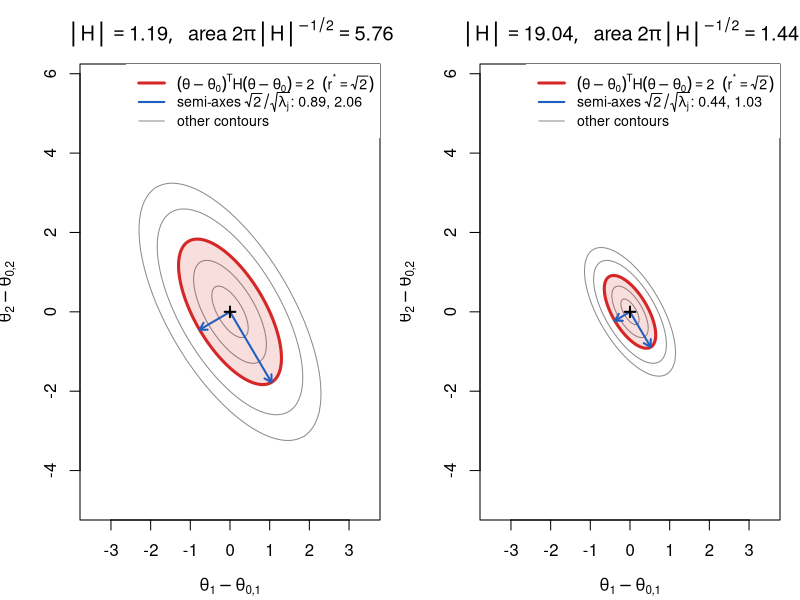
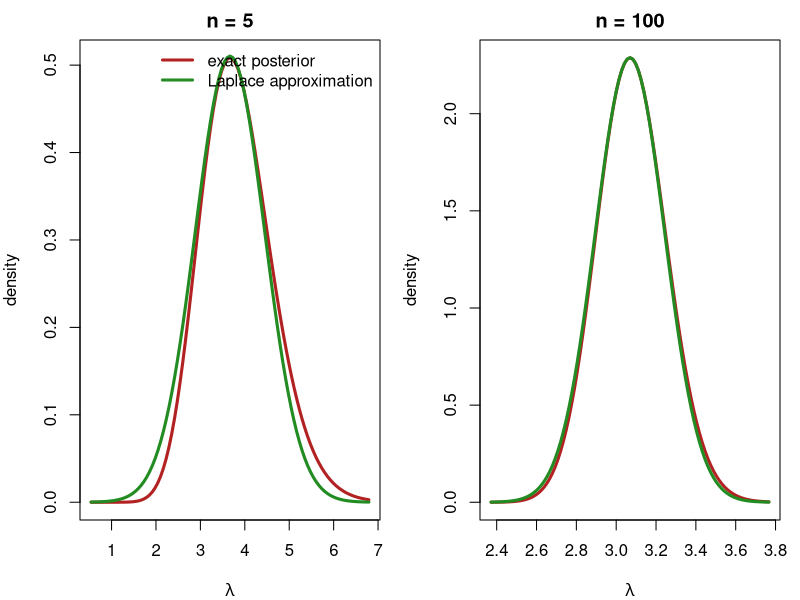
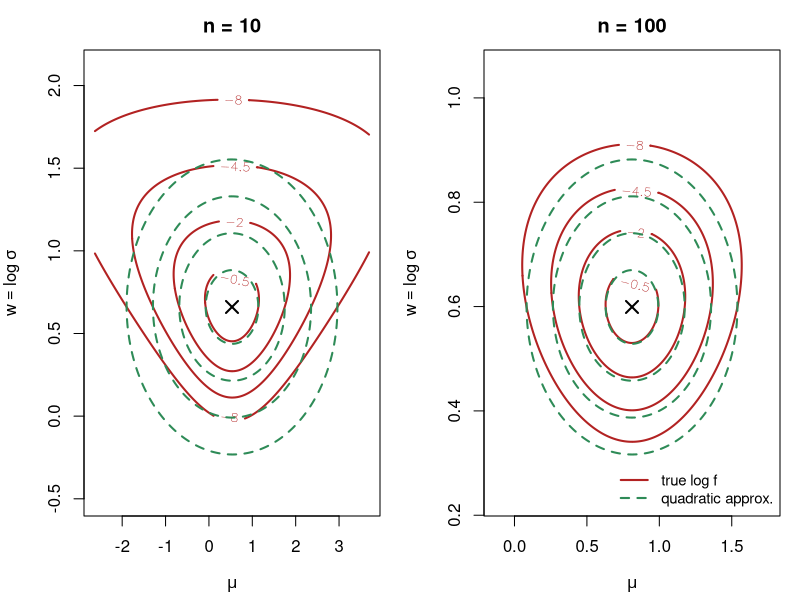
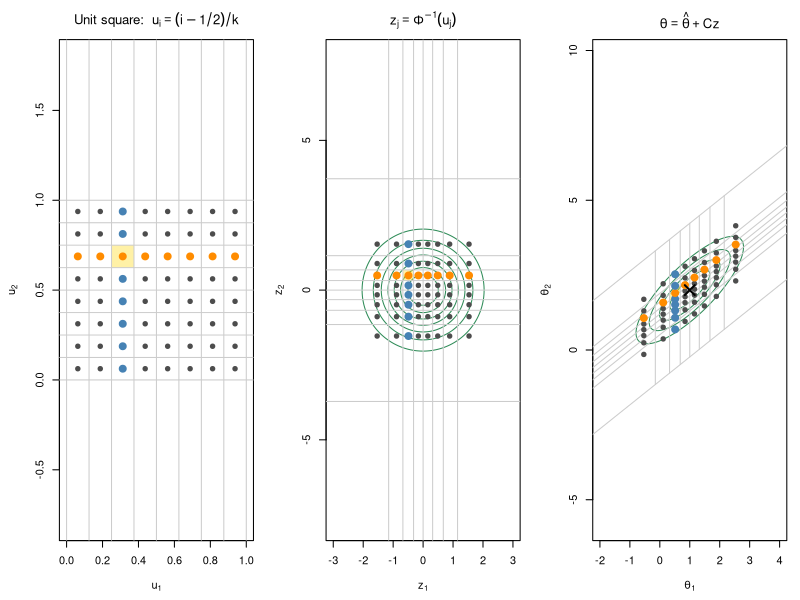
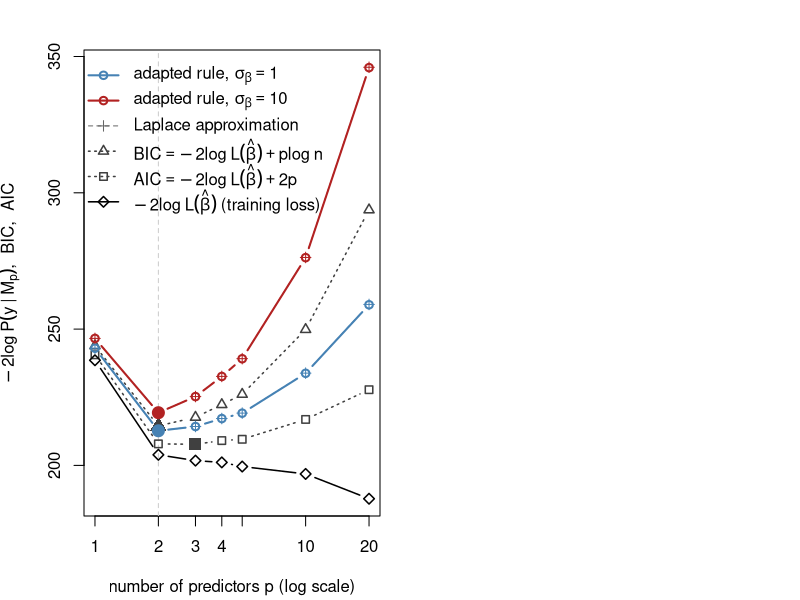

Reproduce these figures in R, in order.
## ---- chunk 1
#| label: fig-laplace-H-geometry
#| echo: !expr knitr::is_html_output()   # code shown in HTML only
#| fig-width: 10
#| fig-height: 5.2
#| fig-cap: "Illustrates the geometric meaning of |H| in the Laplace approximation: the integral is the peak height times the area of a contour ellipse, which is proportional to |H|^(-1/2).
#|   Contours of exp{-(theta - theta_0)' H (theta - theta_0) / 2} for two Hessians with the same peak height, H (left) and 4H (right), drawn on the same axes. The shaded ellipse is the contour (theta - theta_0)' H (theta - theta_0) = r*^2 with r* = sqrt(2), whose area is 2 pi |H|^(-1/2): a cylinder of height f(theta_0) over it has the same volume as the Gaussian. Its semi-axes (blue) have lengths sqrt(2)/sqrt(lambda_j) along the eigenvectors of H. Multiplying H by 4 shrinks every semi-axis by 2, the area by 4, and so the Laplace integral by 4."
local({
  H1 <- matrix(c(2, 0.9, 0.9, 1), 2)                  # Hessian of -log f at the mode
  rs <- sqrt(2)                                       # r* for p = 2: area of E_r* = 2 pi |H|^(-1/2)
  par(mfrow = c(1, 2), mar = c(4, 4, 3.2, 1))
  for (H in list(H1, 4 * H1)) {
    g  <- seq(-5, 5, length.out = 401)
    q  <- outer(g, g, function(a, b) H[1, 1] * a^2 + 2 * H[1, 2] * a * b + H[2, 2] * b^2)
    contour(g, g, exp(-q / 2), levels = exp(-c(0.25, 1, 4, 6.25) / 2), drawlabels = FALSE,
            col = "gray55", asp = 1, xlim = c(-3.5, 3.5), ylim = c(-3.6, 4.6), xlab = expression(theta[1] - theta[0 * "," * 1]),
            ylab = expression(theta[2] - theta[0 * "," * 2]),
            main = bquote(list(group("|", H, "|") == .(round(det(H), 2)),
                               ~~"area" ~ 2 * pi * group("|", H, "|")^{-1/2} == .(round(2 * pi / sqrt(det(H)), 2)))))
    cl <- contourLines(g, g, q, levels = rs^2)[[1]]
    polygon(cl$x, cl$y, col = adjustcolor("#D62728", 0.15), border = "#D62728", lwd = 3)
    e <- eigen(H, symmetric = TRUE)
    for (j in 1:2) {
      a <- rs * e$vectors[, j] / sqrt(e$values[j])       # semi-axis: length r* / sqrt(lambda_j)
      arrows(0, 0, a[1], a[2], length = 0.08, lwd = 2, col = "#1F5FBF")
    }
    points(0, 0, pch = 3, lwd = 2)
    ax <- round(rs / sqrt(e$values), 2)
    legend("topright", bg = "white", box.col = NA, cex = 0.85, lwd = c(3, 2, 1), col = c("#D62728", "#1F5FBF", "gray55"),
           legend = c(expression((theta - theta[0])^T * H * (theta - theta[0]) == 2 ~~ (r^"*" == sqrt(2))),
                      bquote("semi-axes" ~ sqrt(2) / sqrt(lambda[j]) * ":" ~ .(ax[1]) * "," ~ .(ax[2])),
                      "other contours"))
  }
})
## ---- chunk 2
#| label: poisson-gamma-functions
alpha <- 2; beta <- 1

### Laplace approximation: mode, Hessian, and the two boxed results above
laplace_poisson <- function(y) {
  h  <- function(l) -(sum(dpois(y, l, log = TRUE)) + dgamma(l, alpha, beta, log = TRUE))
  op <- optim(mean(y) + 0.5, h, method = "L-BFGS-B", lower = 1e-6, hessian = TRUE)
  c(mode = op$par, se = sqrt(1 / op$hessian[1, 1]),
    log_ml = -op$value + 0.5 * log(2 * pi) - 0.5 * log(op$hessian[1, 1]))
}

### exact log marginal likelihood, from the Gamma-Poisson conjugate identity
exact_log_ml <- function(y) {
  n <- length(y); s <- sum(y)
  alpha * log(beta) - lgamma(alpha) + lgamma(alpha + s) -
    (alpha + s) * log(beta + n) - sum(lfactorial(y))
}
## ---- chunk 3
#| label: tbl-poisson-gamma-error
#| tbl-cap: "Assesses the accuracy of the Laplace approximation by comparing it with the exact marginal likelihood in a conjugate example where the exact answer is known.
#|   Laplace log marginal likelihood versus the exact value, and the posterior mean versus the Laplace mode, as n grows. The error shrinks roughly like 1/n: it falls by about a factor of 4-5 each time n increases by that factor."
set.seed(42)
res <- t(sapply(c(5, 20, 100, 500), function(n) {
  y <- rpois(n, 3)
  lap <- laplace_poisson(y)
  c(n = n, laplace_log_ml = lap["log_ml"], exact_log_ml = exact_log_ml(y),
    error = lap["log_ml"] - exact_log_ml(y),
    laplace_mode = lap["mode"], posterior_mean = (alpha + sum(y)) / (beta + n))
}))
knitr::kable(res, digits = 4, row.names = FALSE,
             col.names = c("n", "Laplace log P(y)", "exact log P(y)", "error",
                           "Laplace mode", "posterior mean"))
## ---- chunk 4
#| label: fig-poisson-gamma-density
#| echo: !expr knitr::is_html_output()   # code shown in HTML only
#| fig-width: 10
#| fig-height: 4.4
#| fig-cap: "Shows how the Laplace approximation replaces a posterior by a normal density centred at the mode, and how well it fits at small and large sample sizes.
#|   Exact Gamma posterior (red) and the Laplace normal approximation (green) for n=5 and n=100. At n=5 the exact posterior is visibly right-skewed and the Gaussian is a rough match; by n=100 the two are nearly indistinguishable, illustrating the O(1/n) convergence in the table above."
par(mfrow = c(1, 2), mar = c(4, 4, 2, 1))
set.seed(42)
for (n in c(5, 100)) {
  y <- rpois(n, 3); a1 <- alpha + sum(y); b1 <- beta + n
  lap <- laplace_poisson(y)
  curve(dgamma(x, a1, b1), max(0, lap["mode"] - 4 * lap["se"]), lap["mode"] + 4 * lap["se"],
        lwd = 3, col = "firebrick", xlab = expression(lambda), ylab = "density",
        main = sprintf("n = %d", n))
  curve(dnorm(x, lap["mode"], lap["se"]), add = TRUE, lwd = 3, col = "forestgreen")
  if (n == 5) legend("topright", bty = "n", lwd = 3, col = c("firebrick", "forestgreen"),
                      legend = c("exact posterior", "Laplace approximation"))
}
## ---- chunk 5
#| label: tbl-poisson-gamma-ci
#| tbl-cap: "Compares interval estimates based on the Laplace approximation with the exact posterior intervals, to see how much accuracy is lost.
#|   Laplace mode/SE-based 95% interval versus the exact Gamma posterior mean/sd-based interval, n = 20."
set.seed(42)
n <- 20; y <- rpois(n, 3); lap <- laplace_poisson(y)
a1 <- alpha + sum(y); b1 <- beta + n
comp <- data.frame(
  quantity = c("Laplace (mode / se)", "exact posterior (mean / sd)"),
  center = c(lap["mode"], a1 / b1),
  spread = c(lap["se"], sqrt(a1) / b1),
  lower95 = c(lap["mode"] - 1.96 * lap["se"], qgamma(0.025, a1, b1)),
  upper95 = c(lap["mode"] + 1.96 * lap["se"], qgamma(0.975, a1, b1))
)
knitr::kable(comp, digits = 4)
## ---- chunk 6
#| label: laplace-mu-functions
n_obs <- 3; sigma_prior <- 5                   # n = 3 observations; same setup as the Unit08 app

### true value: exact, since f is a normal-normal conjugate kernel, so marginally
### mu_hat ~ N(0, 1/n_obs + sigma_prior^2). (integrate(f, -Inf, Inf) is not safe here:
### for mu_hat far from 0 it misses the narrow spike of f and returns a wrong value.)
log_mar_true_mu <- function(mu_hat) dnorm(mu_hat, 0, sqrt(1 / n_obs + sigma_prior^2), log = TRUE)

### Laplace: p = 1 case of the boxed formula, mode and Hessian from nlm()
laplace_mu <- function(mu_hat) {
  h  <- function(mu) -(dnorm(mu_hat, mu, 1 / sqrt(n_obs), log = TRUE) +
                          dnorm(mu, 0, sigma_prior, log = TRUE))
  op <- nlm(h, p = mu_hat, hessian = TRUE)
  c(mode = op$estimate, log_ml = -op$minimum + 0.5 * log(2 * pi) - 0.5 * log(op$hessian[1, 1]))
}

### naive Monte Carlo: draw mu from the prior, average the likelihood
log_sum_exp <- function(lx) { m <- max(lx); m + log(sum(exp(lx - m))) }
log_mar_mc_mu <- function(mu_hat, iters) {
  mus <- rnorm(iters, 0, sigma_prior)
  log_sum_exp(dnorm(mu_hat, mus, 1 / sqrt(n_obs), log = TRUE)) - log(iters)
}

### midpoint rule on the logistic-transformed (0, 1) grid, as in Unit08
log_mar_mid_mu <- function(mu_hat, n) {
  h  <- 1 / n
  u  <- (seq_len(n) - 0.5) * h
  mu <- log(u / (1 - u))
  log_f <- dnorm(mu_hat, mu, 1 / sqrt(n_obs), log = TRUE) +
    dnorm(mu, 0, sigma_prior, log = TRUE) - log(u * (1 - u))
  log_sum_exp(log_f) + log(h)
}
## ---- chunk 7
#| label: tbl-three-way
#| tbl-cap: "Compares the Laplace approximation with grid quadrature and naive Monte Carlo against the true value as the posterior moves away from the prior mean, to show where each method succeeds or fails.
#|   Log marginal likelihood by four methods, for data locations mu_hat = 0, -5, -20 (n = 3 observations with sd 1, prior N(0, 5^2) on mu). Quadrature uses a 100-point midpoint grid; Monte Carlo uses 1e6 prior draws; both are unchanged from Unit08's app."
set.seed(7)
mu_hats <- c(0, -5, -20)
three_way <- t(sapply(mu_hats, function(m) {
  c(True = log_mar_true_mu(m),
    Laplace = laplace_mu(m)["log_ml"],
    Monte_Carlo_pi = log_mar_mc_mu(m, 1e6),
    Quadrature = log_mar_mid_mu(m, 100))
}))
knitr::kable(cbind(`mu` = mu_hats, round(three_way, 3)), row.names = FALSE,
             col.names = c("mu", "True", "Laplace", "Monte Carlo (pi)", "Quadrature (N=100)"))
## ---- chunk 8
#| label: fig-laplace-2d-contours
#| echo: !expr knitr::is_html_output()   # code shown in HTML only
#| fig-width: 10
#| fig-height: 4.6
#| fig-cap: 'Shows where the quadratic (Laplace) approximation of a two-parameter log posterior is accurate and where it is not.
#|   Contours of $\log f(\mu, w) - \log f(\hat\theta)$ (red, solid) and of its quadratic approximation $-\tfrac12(\theta - \hat\theta)^\top H\,(\theta - \hat\theta)$ (green, dashed) at the levels $-r^2/2$ for $r = 1, 2, 3, 4$, for $n = 10$ (left) and $n = 100$ (right) observations from $N(1, 2^2)$, with $w = \log\sigma$ and priors $\mu \sim N(0, 5^2)$, $w \sim N(0, 5^2)$. The cross marks the mode $\hat\theta$. Near the mode the two sets of contours agree; further out the true contours are bent into a banana, rising in $w$ as $\mu$ moves away from the mode, while the quadratic approximation keeps them elliptical. The disagreement is large at $n = 10$ and much smaller at $n = 100$.'
local({
  sig_mu <- 5; sig_w <- 5                         # prior sds of mu and w = log(sigma)
  log_f2 <- function(mu, w, y) {                  # log L(mu, w) + log pi(mu) + log pi(w)
    n <- length(y)
    -n / 2 * log(2 * pi) - n * w -
      exp(-2 * w) * (sum((y - mean(y))^2) + n * (mean(y) - mu)^2) / 2 +
      dnorm(mu, 0, sig_mu, log = TRUE) + dnorm(w, 0, sig_w, log = TRUE)
  }
  lev <- -(1:4)^2 / 2                             # contour levels -r^2/2, r = 1, ..., 4
  par(mfrow = c(1, 2), mar = c(4.2, 4.2, 2.5, 1))
  set.seed(11)
  for (n in c(10, 100)) {
    y  <- 1 + 2 * rnorm(n)
    op <- optim(c(mean(y), log(sd(y))), function(th) -log_f2(th[1], th[2], y),
                method = "BFGS", hessian = TRUE)
    th <- op$par; H <- op$hessian; S <- solve(H)
    g1 <- th[1] + seq(-5.2, 5.2, length.out = 200) * sqrt(S[1, 1])
    g2 <- th[2] + seq(-5.2, 6.5, length.out = 200) * sqrt(S[2, 2])
    true <- outer(g1, g2, log_f2, y = y) + op$value         # log f - log f(theta_hat)
    D1 <- outer(g1 - th[1], rep(1, 200)); D2 <- outer(rep(1, 200), g2 - th[2])
    quad <- -(H[1, 1] * D1^2 + 2 * H[1, 2] * D1 * D2 + H[2, 2] * D2^2) / 2
    contour(g1, g2, true, levels = lev, col = "firebrick", lwd = 2, labcex = 0.8,
            xlab = expression(mu), ylab = expression(w == log ~ sigma), main = paste0("n = ", n))
    contour(g1, g2, quad, levels = lev, drawlabels = FALSE, col = "seagreen", lwd = 2, lty = 2,
            add = TRUE)
    points(th[1], th[2], pch = 4, cex = 1.6, lwd = 2)
  }
  legend("bottomright", bty = "n", lwd = 2, lty = c(1, 2), col = c("firebrick", "seagreen"),
         legend = c("true log f", "quadratic approx."), cex = 0.9)
})
## ---- chunk 9
#| label: tbl-adapted-rules
#| tbl-cap: "Log marginal likelihood for data locations mu_hat = 0, -5, -20 (setup as in the table above): the logistic midpoint rule with 100 points, and the Laplace-adapted midpoint rule with only 5 points."
### Laplace-adapted midpoint rule: mu_i = qnorm(u_i, mu_L, s_L), g(u_i) = f(mu_i) / dnorm(mu_i, mu_L, s_L)
log_mar_adapted <- function(mu_hat, n) {
  lf <- function(mu) dnorm(mu_hat, mu, 1 / sqrt(n_obs), log = TRUE) + dnorm(mu, 0, sigma_prior, log = TRUE)
  h  <- function(mu) -lf(mu)
  op <- nlm(h, p = mu_hat, hessian = TRUE)
  m  <- op$estimate; sL <- 1 / sqrt(op$hessian[1, 1])
  u  <- (seq_len(n) - 0.5) / n
  mu <- qnorm(u, m, sL)
  log_sum_exp(lf(mu) - dnorm(mu, m, sL, log = TRUE)) - log(n)
}
adapted <- t(sapply(mu_hats, function(m) c(
  True                 = log_mar_true_mu(m),
  Laplace              = unname(laplace_mu(m)["log_ml"]),
  `Logistic midpoint (N=100)` = log_mar_mid_mu(m, 100),
  `Laplace-adapted midpoint (N=5)` = log_mar_adapted(m, 5))))
knitr::kable(cbind(mu = mu_hats, round(adapted, 3)), row.names = FALSE)
## ---- chunk 10
#| label: fig-adapted-mv-grids
#| echo: !expr knitr::is_html_output()   # code shown in HTML only
#| fig-width: 12
#| fig-height: 4.6
#| fig-cap: "Shows how the Laplace-adapted product grid is built: equal cells on the unit square are mapped to normal quantiles, then sheared by the Cholesky factor onto the posterior ellipse.
#|   Left: the k x k = 8 x 8 midpoint grid u_i on (0,1)^2, with cell edges in gray. Middle: z = (Phi^{-1}(u_1), Phi^{-1}(u_2)), a square lattice of standard normal quantiles, with contours of the N_2(0, I) density; the outermost cells stretch to infinity. Right: theta = theta_hat + C z with theta_hat = (1, 2) and H^{-1} = C C' having correlation 0.8, with contours of the Laplace normal N_2(theta_hat, H^{-1}); the cross marks theta_hat. One row (orange) and one column (blue) of points, and one cell (shaded), are tracked through both maps: lines of constant z_1 stay vertical, because C is lower triangular, while lines of constant z_2 are tilted along the ellipse."
theta_hat <- c(1, 2)
Sigma <- matrix(c(1, 0.8, 0.8, 1), 2)       # H^{-1}
H  <- solve(Sigma)
C  <- t(chol(Sigma))                        # lower triangular, C C' = H^{-1}
k  <- 8
uc <- (seq_len(k) - 0.5) / k                # cell centres
ue <- seq(0, 1, length.out = k + 1)         # cell edges
zc <- qnorm(uc)
ze <- qnorm(pmin(pmax(ue, 1e-4), 1 - 1e-4)) # clip the infinite outer edges for drawing
to_theta <- function(z1, z2) sweep(cbind(z1, z2) %*% t(C), 2, theta_hat, "+")

col_row <- "darkorange"; col_col <- "steelblue"; col_pt <- "gray30"
r_sel <- 6; c_sel <- 3                      # tracked row (u2 index) and column (u1 index)
G  <- expand.grid(i = 1:k, l = 1:k)
pc <- ifelse(G$l == r_sel, col_row, ifelse(G$i == c_sel, col_col, col_pt))
pch_cex <- ifelse(pc == col_pt, 0.9, 1.4)

op <- par(mfrow = c(1, 3), mar = c(4.5, 4.5, 3, 1))

## panel 1: u grid
plot(NA, xlim = c(0, 1), ylim = c(0, 1), asp = 1, xlab = expression(u[1]), ylab = expression(u[2]),
     main = expression("Unit square:  " * u[i] == (i - 1/2) / k))
rect(ue[c_sel], ue[r_sel], ue[c_sel + 1], ue[r_sel + 1], col = adjustcolor("gold", 0.35), border = NA)
abline(v = ue, h = ue, col = "gray80")
points(uc[G$i], uc[G$l], pch = 19, col = pc, cex = pch_cex)

## panel 2: z grid
zg <- seq(-3.5, 3.5, length.out = 201)
plot(NA, xlim = c(-3, 3), ylim = c(-3, 3), asp = 1, xlab = expression(z[1]), ylab = expression(z[2]),
     main = expression(z[j] == Phi^{-1}*(u[j])))
contour(zg, zg, outer(zg, zg, function(a, b) dnorm(a) * dnorm(b)), add = TRUE,
        drawlabels = FALSE, col = "seagreen", nlevels = 6)
rect(ze[c_sel], ze[r_sel], ze[c_sel + 1], ze[r_sel + 1], col = adjustcolor("gold", 0.35), border = NA)
abline(v = ze, h = ze, col = "gray80")
points(zc[G$i], zc[G$l], pch = 19, col = pc, cex = pch_cex)

## panel 3: theta grid
Tc <- to_theta(zc[G$i], zc[G$l])
tg1 <- seq(-3, 5, length.out = 201); tg2 <- seq(-1, 5, length.out = 201)
dens <- outer(tg1, tg2, function(a, b) {
  d <- cbind(a - theta_hat[1], b - theta_hat[2])
  exp(-0.5 * rowSums((d %*% H) * d))
})
plot(NA, xlim = c(-2, 4), ylim = c(-0.8, 4.8), asp = 1,
     xlab = expression(theta[1]), ylab = expression(theta[2]),
     main = expression(theta == hat(theta) + C * z))
contour(tg1, tg2, dens, add = TRUE, drawlabels = FALSE, col = "seagreen", nlevels = 6)
s <- seq(min(ze), max(ze), length.out = 50) # images of the grid lines z1 = const and z2 = const
for (e in ze) {
  a <- to_theta(rep(e, 50), s); lines(a, col = "gray80")
  b <- to_theta(s, rep(e, 50)); lines(b, col = "gray80")
}
cell <- to_theta(ze[c(c_sel, c_sel + 1, c_sel + 1, c_sel)], ze[c(r_sel, r_sel, r_sel + 1, r_sel + 1)])
polygon(cell, col = adjustcolor("gold", 0.35), border = NA)
points(Tc, pch = 19, col = pc, cex = pch_cex)
points(theta_hat[1], theta_hat[2], pch = 4, cex = 2, lwd = 2)
par(op)
## ---- chunk 11
#| label: adapted-mv-function
### Laplace-adapted product midpoint rule in p dimensions, k points per axis.
### log_f takes one parameter vector; the optional log_f_rows evaluates log f on every row
### of a matrix at once, which is much faster when k^p is large.
log_mar_adapted_mv <- function(log_f, theta0, k, log_f_rows = NULL) {
  op     <- optim(theta0, function(th) -log_f(th), method = "BFGS", hessian = TRUE)
  th_hat <- op$par; p <- length(th_hat)
  R  <- chol(op$hessian)                         # H = R'R
  C  <- backsolve(R, diag(p))                    # C = R^{-1}, so C C' = H^{-1}
  z1 <- qnorm((seq_len(k) - 0.5) / k)            # normal quantiles on one axis
  Z  <- as.matrix(expand.grid(rep(list(z1), p))) # k^p x p lattice of z
  Th <- sweep(Z %*% t(C), 2, th_hat, "+")        # theta_i = theta_hat + C z_i
  lf <- if (is.null(log_f_rows)) apply(Th, 1, log_f) else log_f_rows(Th)
  log_g <- lf + sum(log(diag(C))) - rowSums(dnorm(Z, log = TRUE))
  log_sum_exp(log_g) - p * log(k)
}
## ---- chunk 12
#| label: logistic-p-logml
### data: 20 candidate predictors, only x1 and x2 carry signal
set.seed(2024)
n_lr <- 200; p_max <- 20
X_lr <- matrix(rnorm(n_lr * p_max), n_lr, p_max)
y_lr <- rbinom(n_lr, 1, plogis(drop(X_lr %*% c(1, -1, rep(0, p_max - 2)))))

### log P(y | M_p) by the Laplace-adapted product midpoint rule, k points per axis
log_ml_logit <- function(p, sigma_beta, k) {
  Xp <- X_lr[, seq_len(p), drop = FALSE]
  log_f <- function(b) {
    eta <- drop(Xp %*% b)
    sum(y_lr * eta - log1p(exp(eta))) + sum(dnorm(b, 0, sigma_beta, log = TRUE))
  }
  log_f_rows <- function(B) {                       # one row of B per grid point, in blocks
    out <- numeric(nrow(B))
    for (I in split(seq_len(nrow(B)), ceiling(seq_len(nrow(B)) / 2e4))) {
      Bi <- B[I, , drop = FALSE]
      E  <- Xp %*% t(Bi)                            # n x |I| linear predictors
      out[I] <- colSums(y_lr * E - log1p(exp(E))) + rowSums(dnorm(Bi, 0, sigma_beta, log = TRUE))
    }
    out
  }
  log_mar_adapted_mv(log_f, rep(0, p), k, log_f_rows)
}

p_vals  <- c(1, 2, 3, 4, 5, 10, 20)
k_vals  <- c(10, 10, 10, 6, 5, 3, 2)               # k^p kept at most about 10^6
sb_vals <- c(1, 10)
logml_adapt <- sapply(sb_vals, function(sb) mapply(function(p, k) log_ml_logit(p, sb, k), p_vals, k_vals))
logml_lap   <- sapply(sb_vals, function(sb) sapply(p_vals, function(p) log_ml_logit(p, sb, 1)))
dimnames(logml_adapt) <- dimnames(logml_lap) <- list(p = p_vals, sigma_beta = sb_vals)

### BIC = -2 log L(beta_mle) + p log n, AIC = -2 log L(beta_mle) + 2 p, and the training
### loss -2 log L(beta_mle), all on the same scale as -2 log P(y | M_p); none uses the prior
loglik_mle <- sapply(p_vals, function(p)
  as.numeric(logLik(glm(y_lr ~ X_lr[, seq_len(p), drop = FALSE] - 1, family = binomial))))
ic <- cbind(bic = -2 * loglik_mle + p_vals * log(n_lr),
            aic = -2 * loglik_mle + 2 * p_vals,
            dev = -2 * loglik_mle)
## ---- chunk 13
#| label: fig-logistic-p-logml
#| echo: !expr knitr::is_html_output()   # code shown in HTML only
#| fig-width: 8
#| fig-height: 4.8
#| fig-cap: 'Shows that the marginal likelihood picks the true number of predictors in a logistic regression, for two prior scales, and compares it with BIC, AIC and the training loss.
#|   $-2\log P(y\mid M_p)$ for models using the first $p$ of 20 predictors ($n = 200$; only $x_1$ and $x_2$ carry signal), with prior $\beta_j \sim N(0, \sigma_\beta^2)$ for $\sigma_\beta = 1$ and $10$. Solid coloured lines with circles: the Laplace-adapted product midpoint rule; dashed coloured lines with plus signs: the Laplace approximation alone (the same rule with $k = 1$). The two differ by at most about 0.14, so each plus sign sits inside its circle. Dotted gray lines: $\text{BIC} = -2\log L(\hat\beta) + p\log n$ (triangles) and $\text{AIC} = -2\log L(\hat\beta) + 2p$ (squares), computed from the maximum likelihood fit and the same for both priors. Black line with diamonds: the training loss $-2\log L(\hat\beta)$ with no penalty, which keeps decreasing as predictors are added and so always favours the largest model. On every other curve the filled symbol marks the minimum. Both marginal-likelihood curves and BIC are smallest at $p = 2$, and the marginal likelihood rises faster for the more diffuse prior. AIC, with its lighter penalty of 2 per parameter, is smallest at $p = 3$, but only by 0.14 (207.76 against 207.90 at $p = 2$).'
cols <- c("steelblue", "firebrick")
m2_adapt <- -2 * logml_adapt; m2_lap <- -2 * logml_lap   # -2 log P(y | M_p)
plot(NA, xlim = range(p_vals), ylim = range(ic, m2_adapt, m2_lap), log = "x", xaxt = "n",
     xlab = "number of predictors p (log scale)",
     ylab = expression(-2 * log ~ P(y ~ "|" ~ M[p]) * ",  BIC,  AIC"))
axis(1, at = p_vals)
abline(v = 2, col = "gray80", lty = 2)
ic_pch <- c(bic = 2, aic = 0); ic_fill <- c(bic = 17, aic = 15)   # triangle, square
for (m in c("bic", "aic")) {
  lines(p_vals, ic[, m], type = "b", lty = 3, lwd = 1.5, pch = ic_pch[m], col = "gray25")
  jmin <- which.min(ic[, m])
  points(p_vals[jmin], ic[jmin, m], pch = ic_fill[m], col = "gray25", cex = 1.6)
}
lines(p_vals, ic[, "dev"], type = "b", lty = 1, lwd = 1.5, pch = 5, col = "black")   # no minimum to mark
for (j in seq_along(sb_vals)) {
  lines(p_vals, m2_lap[, j], type = "b", lty = 2, pch = 3, col = cols[j])   # Laplace: plus signs
  lines(p_vals, m2_adapt[, j], type = "b", pch = 1, col = cols[j], lwd = 2)
  jmin <- which.min(m2_adapt[, j])
  points(p_vals[jmin], m2_adapt[jmin, j], pch = 19, col = cols[j], cex = 1.6)
}
legend("topleft", bty = "n", lwd = c(2, 2, 1, 1.5, 1.5, 1.5), lty = c(1, 1, 2, 3, 3, 1),
       pch = c(1, 1, 3, 2, 0, 5), col = c(cols, "gray40", "gray25", "gray25", "black"),
       legend = c(expression("adapted rule, " * sigma[beta] == 1),
                  expression("adapted rule, " * sigma[beta] == 10),
                  "Laplace approximation",
                  expression(BIC == -2 * log ~ L(hat(beta)) + p * log ~ n),
                  expression(AIC == -2 * log ~ L(hat(beta)) + 2 * p),
                  expression(-2 * log ~ L(hat(beta)) ~ "(training loss)")))
## ---- chunk 14
#| label: tbl-logistic-p-logml
#| tbl-cap: "log P(y | M_p) for the logistic regression models in the figure above: the Laplace-adapted product midpoint rule (k points per axis, k^p grid points) and the Laplace approximation (the same rule with k = 1)."
knitr::kable(data.frame(p = p_vals, k = k_vals, points = k_vals^p_vals,
                        adapted_1 = logml_adapt[, 1], laplace_1 = logml_lap[, 1],
                        adapted_10 = logml_adapt[, 2], laplace_10 = logml_lap[, 2]),
             digits = 3, format.args = list(big.mark = ","),
             col.names = c("p", "k", "grid points",
                           "adapted, σ_β = 1", "Laplace, σ_β = 1",
                           "adapted, σ_β = 10", "Laplace, σ_β = 10"))
